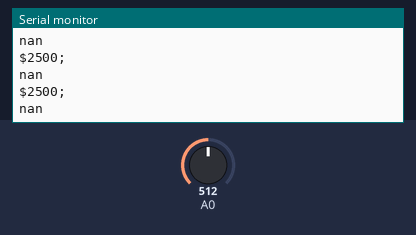
A sketch run on a simulated Arduino Uno, built with avr-gcc and run on an emulated ATmega328P. On the bench: the last lines printed to the serial monitor. Inputs (shaded band) come from the test bench; at power-on: A0 = 512.

Above: at 1.2 s.
1.3 s: A0 set to 413
At 1.52 s:
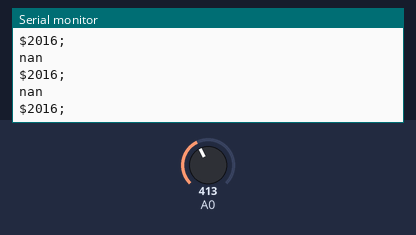
2.8 s: A0 set to 385
At 3.34 s:
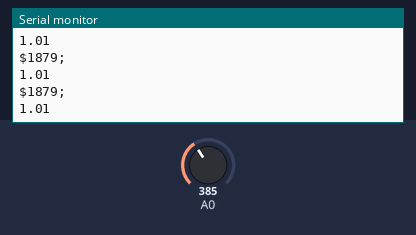
Timing chart, 0 to 5.8 s (numbered marks = the images above; inputs shaded):
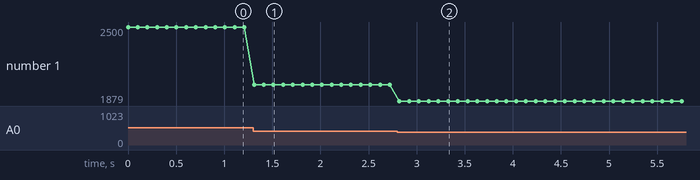

The sketch:

accelero.ino
```cpp
float t=0;
void setup(){
Serial.begin(9600);
}
void loop() {
Serial.print("$");
Serial.print((int)(analogRead(A0)/0.2048));
Serial.println(";");
t=(int)(analogRead(A0)/0.2048);
Serial.println(asin((t-1600)/330));
delay(100);
}
```

Measured:
- the behaviour switches between 396 and 395 on A0 (found by bisection; images 1 and 2)
- after the input at 1.3 s, the serial monitor: prints a new line at once (image 1)
- after the input at 2.8 s, the serial monitor: prints a new line at once (image 2)
- plotted number 1: 2500 → 2016 after the input at 1.3 s, 2016 → 1879 after the input at 2.8 s
